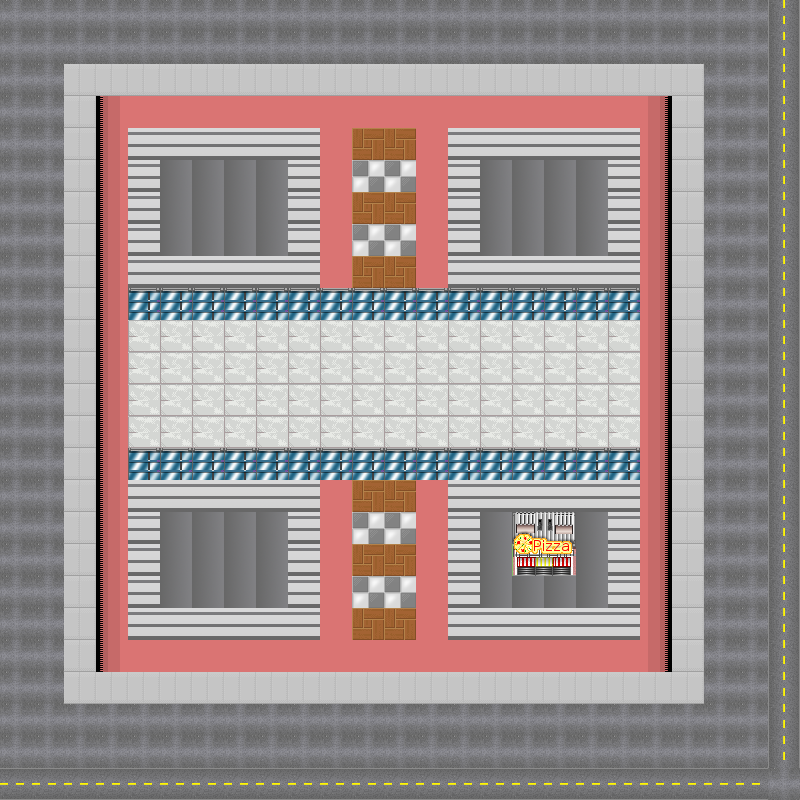

Below is a game level as drawn by its tile map, then a one-line description and the .tmx file that defines it, in full:
An orthogonal 25x25 tile map with 32x32 px tiles, 1 tile layer (Tile Layer 1).

<map version="1.0" orientation="orthogonal" renderorder="right-down" width="25" height="25" tilewidth="32" tileheight="32" nextobjectid="1">
 <tileset firstgid="1" name="tileset" tilewidth="32" tileheight="32" tilecount="345" columns="15">
  <image source="tileset.png" width="480" height="736" />
 </tileset>
 <layer name="Tile Layer 1" width="25" height="25">
  <data encoding="csv">
277,277,277,277,277,277,277,277,277,277,277,277,277,277,277,277,277,277,277,277,277,277,277,277,272,
277,277,277,277,277,277,277,277,277,277,277,277,277,277,277,277,277,277,277,277,277,277,277,277,272,
277,277,11,11,11,11,11,11,11,11,11,11,11,11,11,11,11,11,11,11,11,11,277,277,272,
277,277,11,142,140,140,140,140,140,140,140,140,140,140,140,140,140,140,140,140,145,11,277,277,272,
277,277,11,142,220,220,220,220,220,220,140,5,5,140,220,220,220,220,220,220,145,11,277,277,272,
277,277,11,142,220,189,189,189,189,220,140,3,3,140,220,189,189,189,189,220,145,11,277,277,272,
277,277,11,142,220,189,189,189,189,220,140,5,5,140,220,189,189,189,189,220,145,11,277,277,272,
277,277,11,142,220,189,189,189,189,220,140,3,3,140,220,189,189,189,189,220,145,11,277,277,272,
277,277,11,142,220,220,220,220,220,220,140,5,5,140,220,220,220,220,220,220,145,11,277,277,272,
277,277,11,142,298,298,298,298,298,298,298,298,298,298,298,298,298,298,298,298,145,11,277,277,272,
277,277,11,142,7,7,7,7,7,7,7,7,7,7,7,7,7,7,7,7,145,11,277,277,272,
277,277,11,142,7,7,7,7,7,7,7,7,7,7,7,7,7,7,7,7,145,11,277,277,272,
277,277,11,142,7,7,7,7,7,7,7,7,7,7,7,7,7,7,7,7,145,11,277,277,272,
277,277,11,142,7,7,7,7,7,7,7,7,7,7,7,7,7,7,7,7,145,11,277,277,272,
277,277,11,142,298,298,298,298,298,298,298,298,298,298,298,298,298,298,298,298,145,11,277,277,272,
277,277,11,142,220,220,220,220,220,220,140,5,5,140,220,220,220,220,220,220,145,11,277,277,272,
277,277,11,142,220,189,189,189,189,220,140,3,3,140,220,189,291,292,189,220,145,11,277,277,272,
277,277,11,142,220,189,189,189,189,220,140,5,5,140,220,189,306,307,189,220,145,11,277,277,272,
277,277,11,142,220,189,189,189,189,220,140,3,3,140,220,189,189,189,189,220,145,11,277,277,272,
277,277,11,142,220,220,220,220,220,220,140,5,5,140,220,220,220,220,220,220,145,11,277,277,272,
277,277,11,142,140,140,140,140,140,140,140,140,140,140,140,140,140,140,140,140,145,11,277,277,272,
277,277,11,11,11,11,11,11,11,11,11,11,11,11,11,11,11,11,11,11,11,11,277,277,272,
277,277,277,277,277,277,277,277,277,277,277,277,277,277,277,277,277,277,277,277,277,277,277,277,272,
277,277,277,277,277,277,277,277,277,277,277,277,277,277,277,277,277,277,277,277,277,277,277,277,272,
271,271,271,271,271,271,271,271,271,271,271,271,271,271,271,271,271,271,271,271,271,271,271,271,277
</data>
 </layer>
</map>
